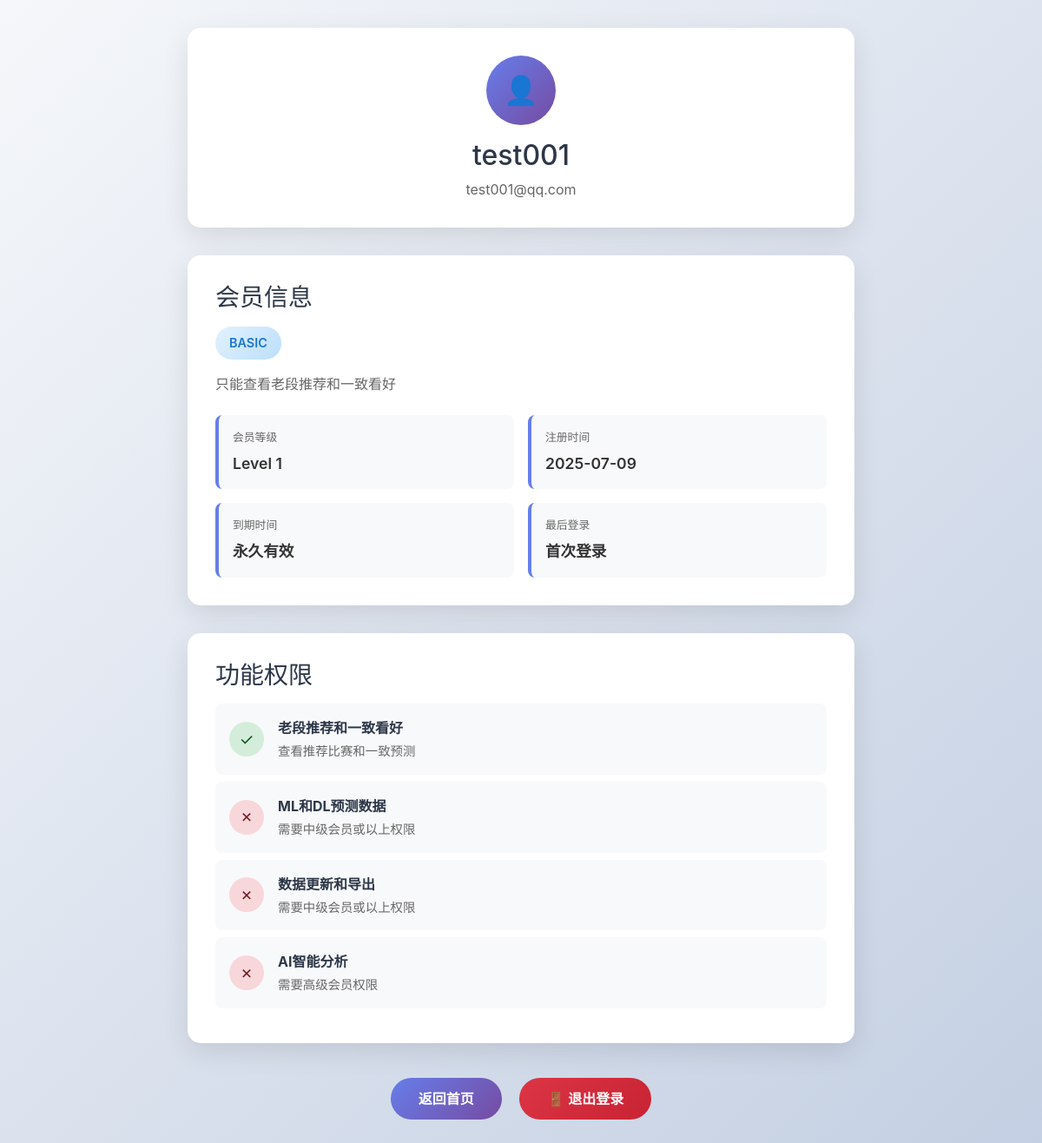
Screenshot of /profile (signed in) with the database file from the repository.
### tables this page shows
CREATE TABLE users (
            id INTEGER PRIMARY KEY AUTOINCREMENT,
            username TEXT UNIQUE NOT NULL,
            password_hash TEXT NOT NULL,
            email TEXT UNIQUE NOT NULL,
            membership_level INTEGER NOT NULL DEFAULT 1,
            created_at DATETIME DEFAULT CURRENT_TIMESTAMP,
            expires_at DATETIME,
            is_active INTEGER DEFAULT 1,
            last_login DATETIME
        , password TEXT);

CREATE TABLE user_membership (
            id INTEGER PRIMARY KEY AUTOINCREMENT,
            user_id INTEGER UNIQUE NOT NULL,
            level INTEGER NOT NULL DEFAULT 1,
            level_name TEXT NOT NULL DEFAULT 'Basic',
            permissions TEXT NOT NULL DEFAULT 'basic_predictions',
            created_at DATETIME DEFAULT CURRENT_TIMESTAMP,
            updated_at DATETIME DEFAULT CURRENT_TIMESTAMP,
            FOREIGN KEY (user_id) REFERENCES users (id) ON DELETE CASCADE
        );

### app.py (the view)
@app.route('/profile')
@login_required
def profile():
    user_info = get_user_membership_info(session['user_id'])
    if not user_info:
        flash('用户信息获取失败', 'error')
        return redirect(url_for('login'))
    return render_template('profile.html', user_info=user_info)

### app.py (called while the page is built, shortened)
def get_db_connection():
    conn = sqlite3.connect(DB_FILE)
    conn.row_factory = sqlite3.Row  # 这使得查询结果可以像字典一样访问列
    return conn

def dict_from_row(row):
    if row is None:
        return None
    return dict(zip(row.keys(), row))

def get_user_membership_info(user_id):
    conn = get_db_connection()
    user_info = conn.execute('''
        SELECT u.*, um.level, um.level_name, um.permissions
        FROM users u
        LEFT JOIN user_membership um ON u.id = um.user_id
        WHERE u.id = ?
    ''', (user_id,)).fetchone()
    conn.close()
    if user_info:
        user_dict = dict_from_row(user_info)
        if user_dict:  # 确保user_dict不是None
            user_dict['membership_level'] = user_dict.get('level', 1)
            user_dict['membership_name'] = user_dict.get('level_name', 'Basic')
            descriptions = {
                1: '只能查看老段推荐和一致看好',
                2: '可查看ML和DL预测，不含AI分析',
                3: '可查看全部预测数据包括AI分析'
            }
            user_dict['membership_description'] = descriptions.get(user_dict.get('level', 1), '基础功能')
            return user_dict
    return None

def login_required(f):
    @wraps(f)
    def decorated_function(*args, **kwargs):
        if 'user_id' not in session:
            return redirect(url_for('login'))
        return f(*args, **kwargs)
    return decorated_function

### templates/profile.html (shortened to what this page needs)
<!DOCTYPE html>
<html lang="zh-CN">
<head>
    <link href="{{ url_for('static', filename='css/bootstrap.min.css') }}" rel="stylesheet">
</head>
<body>
    <div class="profile-container">
        <div class="profile-header">
            <div class="profile-avatar">
                👤
            </div>
            <h2>{{ user_info.username }}</h2>
            <p style="color: #666; margin: 0;">{{ user_info.email }}</p>
        </div>
        <div class="membership-info">
            <h3>会员信息</h3>
            <div class="membership-badge level-{{ user_info.membership_level }}">
                {{ user_info.membership_name }}
            </div>
            <p style="color: #666; margin-bottom: 1.5rem;">{{ user_info.membership_description }}</p>
            <div class="info-grid">
                <div class="info-item">
                    <div class="info-label">会员等级</div>
                    <div class="info-value">Level {{ user_info.membership_level }}</div>
                </div>
                <div class="info-item">
                    <div class="info-label">注册时间</div>
                    <div class="info-value">{{ user_info.created_at[:10] if user_info.created_at else '未知' }}</div>
                </div>
                <div class="info-item">
                    <div class="info-label">到期时间</div>
                    <div class="info-value">
                        {% if user_info.expires_at %}
                            {{ user_info.expires_at[:10] }}
                        {% else %}
                            永久有效
                        {% endif %}
                    </div>
                </div>
                <div class="info-item">
                    <div class="info-label">最后登录</div>
                    <div class="info-value">
                        {% if user_info.last_login %}
                            {{ user_info.last_login[:16] }}
                        {% else %}
                            首次登录
                        {% endif %}
                    </div>
                </div>
            </div>
        </div>
        <div class="permissions">
            <h3>功能权限</h3>
            <div class="permission-item">
                <div class="permission-icon permission-allowed">✓</div>
                <div class="permission-content">
                    <strong>老段推荐和一致看好</strong>
                    <div>查看推荐比赛和一致预测</div>
                </div>
            </div>
            <div class="permission-item">
                <div class="permission-icon {{ 'permission-allowed' if user_info.membership_level >= 2 else 'permission-denied' }}">
                    {{ '✓' if user_info.membership_level >= 2 else '✗' }}
                </div>
                <div class="permission-content">
                    <strong>ML和DL预测数据</strong>
                    <div>
                        {% if user_info.membership_level >= 2 %}
                            可以查看机器学习和深度学习预测结果
                        {% else %}
                            需要中级会员或以上权限
                        {% endif %}
                    </div>
                </div>
            </div>
            <div class="permission-item">
                <div class="permission-icon {{ 'permission-allowed' if user_info.membership_level >= 2 else 'permission-denied' }}">
                    {{ '✓' if user_info.membership_level >= 2 else '✗' }}
                </div>
                <div class="permission-content">
                    <strong>数据更新和导出</strong>
                    <div>
                        {% if user_info.membership_level >= 2 %}
                            可以更新预测数据和导出数据
                        {% else %}
                            需要中级会员或以上权限
                        {% endif %}
                    </div>
                </div>
            </div>
            <div class="permission-item">
                <div class="permission-icon {{ 'permission-allowed' if user_info.membership_level >= 3 else 'permission-denied' }}">
                    {{ '✓' if user_info.membership_level >= 3 else '✗' }}
                </div>
                <div class="permission-content">
                    <strong>AI智能分析</strong>
                    <div>
                        {% if user_info.membership_level >= 3 %}
                            可以使用AI综合分析功能
                        {% else %}
                            需要高级会员权限
                        {% endif %}
                    </div>
                </div>
            </div>
        </div>
        <div class="action-buttons">
            <a href="{{ url_for('index') }}" class="btn-back">返回首页</a>
            <a href="{{ url_for('logout') }}"
               class="btn-back logout"
               onclick="return confirm('确定要退出登录吗？')">
                🚪 退出登录
            </a>
        </div>
    </div>
</body>
</html>

### templates/profile.html (style rules this page uses)
* { box-sizing: border-box; }
body { background: linear-gradient(135deg, #f5f7fa 0%, #c3cfe2 100%); min-height: 100vh; font-family: -apple-system, BlinkMacSystemFont, 'Segoe UI', Roboto, sans-serif; margin: 0; padding: 0; overflow-x: hidden; }
.profile-container { max-width: 800px; margin: 2rem auto; padding: 0 1rem; }
.profile-header { background: white; padding: 2rem; border-radius: 15px; box-shadow: 0 10px 30px rgba(0,0,0,0.1); margin-bottom: 2rem; text-align: center; }
.profile-avatar { width: 80px; height: 80px; background: linear-gradient(135deg, #667eea 0%, #764ba2 100%); border-radius: 50%; display: flex; align-items: center; justify-content: center; font-size: 2rem; color: white; margin: 0 auto 1rem; }
.profile-header h2 { margin-bottom: 0.5rem; color: #2d3748; }
.membership-info { background: white; padding: 2rem; border-radius: 15px; box-shadow: 0 10px 30px rgba(0,0,0,0.1); margin-bottom: 2rem; }
.membership-info h3 { margin-bottom: 1rem; color: #2d3748; }
.membership-badge { padding: 0.5rem 1rem; border-radius: 25px; font-weight: 600; font-size: 0.9rem; text-transform: uppercase; display: inline-block; margin-bottom: 1rem; }
.level-1 { background: linear-gradient(135deg, #e3f2fd 0%, #bbdefb 100%); color: #1976d2; }
.info-grid { display: grid; grid-template-columns: repeat(auto-fit, minmax(250px, 1fr)); gap: 1rem; margin-top: 1.5rem; }
.info-item { background: #f8f9fa; padding: 1rem; border-radius: 8px; border-left: 4px solid #667eea; }
.info-label { font-size: 0.8rem; color: #666; text-transform: uppercase; margin-bottom: 0.5rem; }
.info-value { font-size: 1.1rem; font-weight: 600; color: #333; }
.permissions { background: white; padding: 2rem; border-radius: 15px; box-shadow: 0 10px 30px rgba(0,0,0,0.1); margin-bottom: 2rem; }
.permissions h3 { margin-bottom: 1rem; color: #2d3748; }
.permission-item { display: flex; align-items: center; padding: 1rem; margin-bottom: 0.5rem; border-radius: 8px; background: #f8f9fa; }
.permission-icon { width: 40px; height: 40px; border-radius: 50%; display: flex; align-items: center; justify-content: center; margin-right: 1rem; font-size: 1.2rem; flex-shrink: 0; }
.permission-allowed { background: #d4edda; color: #155724; }
.permission-denied { background: #f8d7da; color: #721c24; }
.permission-content { flex: 1; }
.permission-content strong { display: block; margin-bottom: 0.25rem; color: #2d3748; }
.permission-content div { font-size: 0.9rem; color: #666; }
.btn-back { background: linear-gradient(135deg, #667eea 0%, #764ba2 100%); border: none; color: white; padding: 0.75rem 2rem; border-radius: 25px; text-decoration: none; display: inline-block; transition: transform 0.2s ease; font-weight: 600; margin: 0.5rem; }
.btn-back.logout { background: linear-gradient(135deg, #dc3545 0%, #c82333 100%); }
.action-buttons { text-align: center; margin-top: 2rem; }

### rows the page displays
users: username "test001", email "test001@qq.com", membership_level "1", created_at "2025-07-09", membership_level "✗"
user_membership: membership_name "BASIC"

### other values shown
{{ user_info.membership_description }} "只能查看老段推荐和一致看好"
